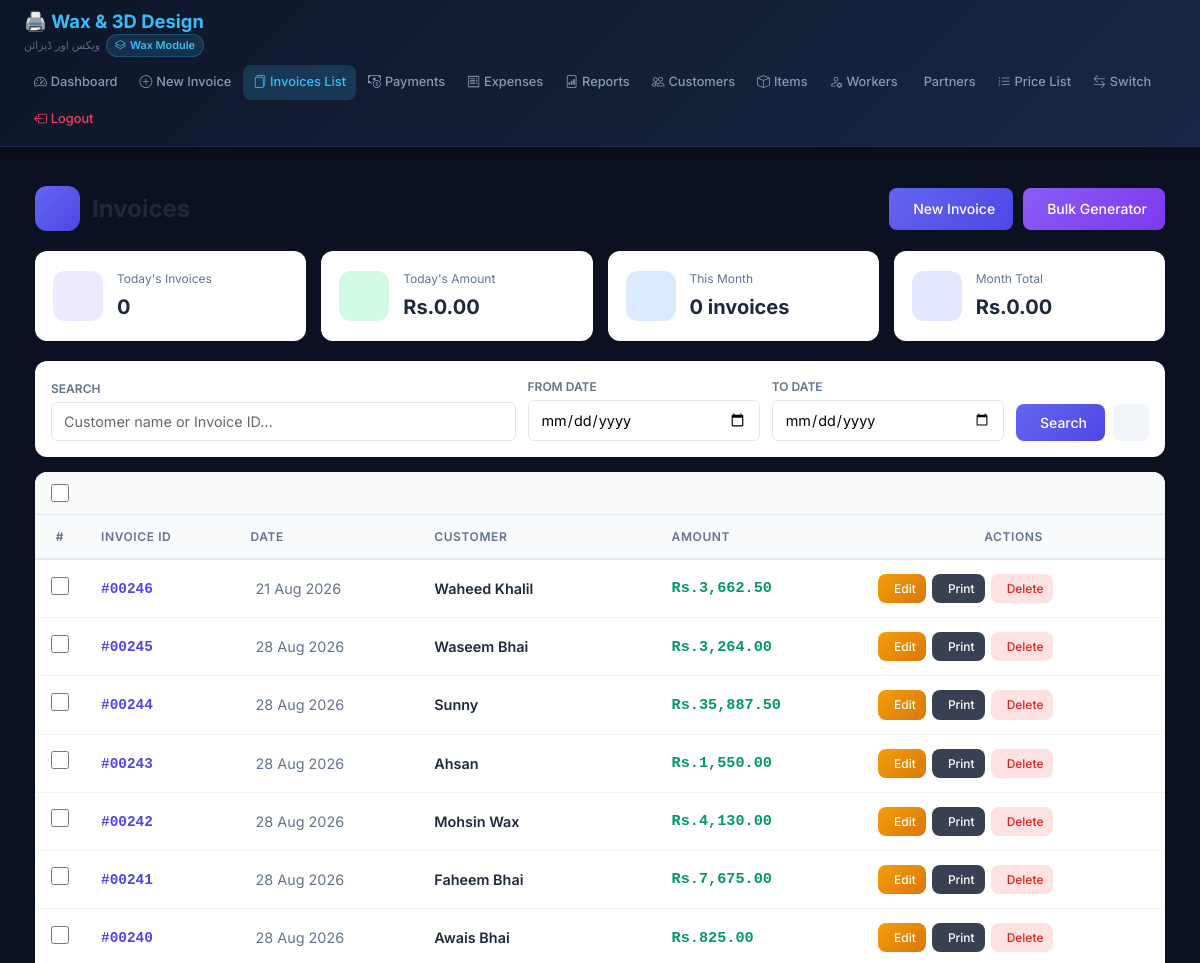
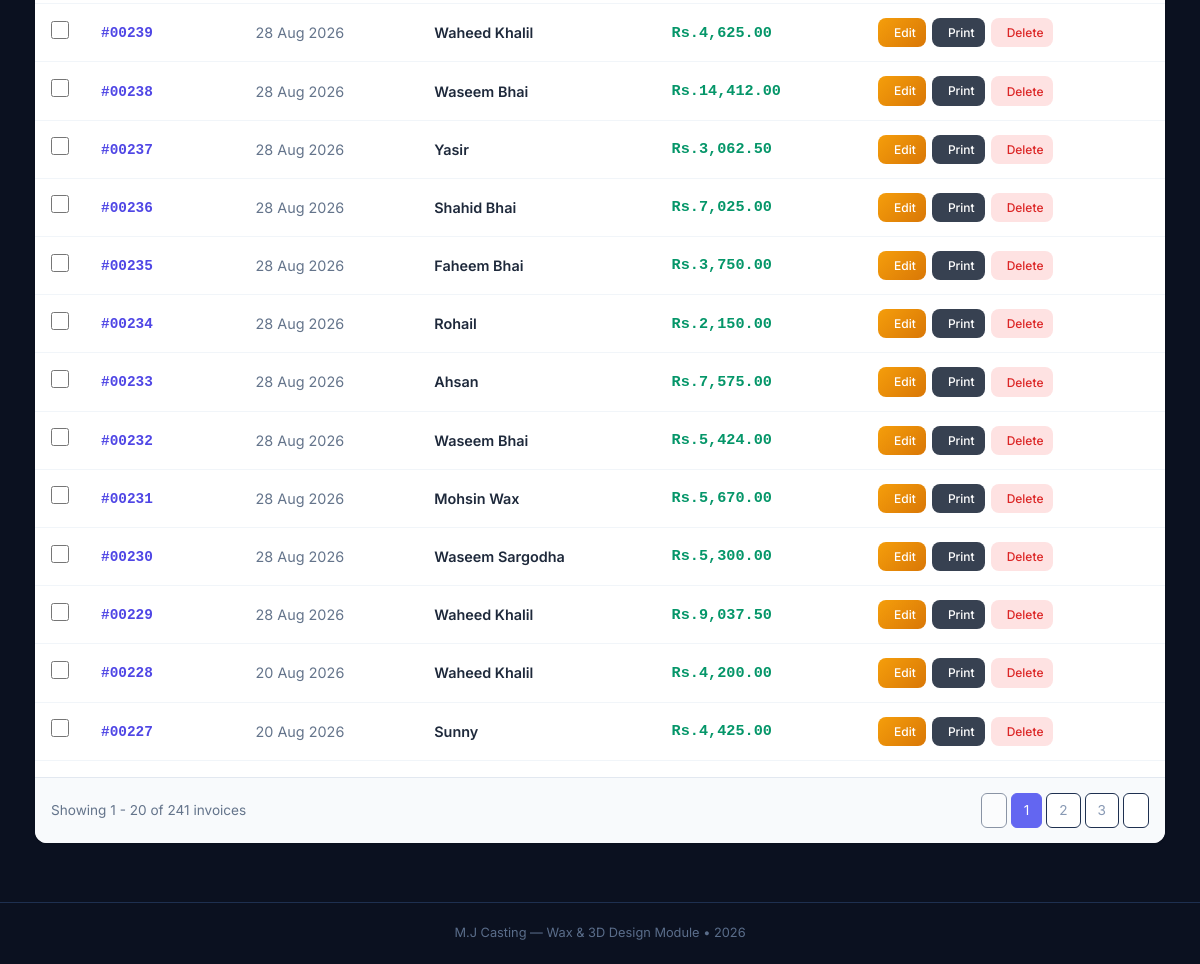
Page /wax/invoices.php (signed in) on the committed database (2 pictures, top to bottom).
### tables this page shows
CREATE TABLE `wax_invoices` (
  `id` int(11) NOT NULL,
  `customer_id` int(11) NOT NULL,
  `invoice_date` date NOT NULL,
  `total_amount` decimal(12,2) NOT NULL DEFAULT 0.00,
  `editable_flag` tinyint(1) DEFAULT 1,
  `created_by` int(11) DEFAULT 1,
  `created_at` timestamp NOT NULL DEFAULT current_timestamp()
);

CREATE TABLE `wax_customers` (
  `id` int(11) NOT NULL,
  `name` varchar(100) NOT NULL,
  `contact` varchar(50) DEFAULT NULL,
  `address` text DEFAULT NULL,
  `opening_balance` decimal(10,2) DEFAULT 0.00,
  `billing_style` enum('weekly','monthly','cash') DEFAULT 'cash',
  `active` tinyint(1) DEFAULT 1,
  `created_at` timestamp NOT NULL DEFAULT current_timestamp()
);

### wax/invoices.php (the view, shortened to what this page needs)
<?php
$pdo = getDB();
$search = $_GET['search'] ?? '';
$dateFrom = $_GET['date_from'] ?? '';
$dateTo = $_GET['date_to'] ?? '';
$page = max(1, intval($_GET['page'] ?? 1));
$limit = 20;
$offset = ($page - 1) * $limit;
$where = "WHERE 1=1";
$params = [];
$stmtCount = $pdo->prepare("SELECT COUNT(*) as total_count, COALESCE(SUM(total_amount), 0) as total_amount FROM wax_invoices i JOIN wax_customers c ON i.customer_id = c.id $where");
$stmtCount->execute($params);
$countResult = $stmtCount->fetch(PDO::FETCH_ASSOC);
$total_rows = intval($countResult['total_count'] ?? 0);
$total_pages = max(1, ceil($total_rows / $limit));
$sql = "
    SELECT i.*, c.name as customer_name
    FROM wax_invoices i
    JOIN wax_customers c ON i.customer_id = c.id
    $where
    ORDER BY i.id DESC
    LIMIT $limit OFFSET $offset
";
$stmt = $pdo->prepare($sql);
$stmt->execute($params);
$invoices = $stmt->fetchAll(PDO::FETCH_ASSOC);
$todayStmt = $pdo->query("SELECT COUNT(*) as today_count, COALESCE(SUM(total_amount), 0) as today_amount FROM wax_invoices WHERE invoice_date = CURDATE()");
$todayStats = $todayStmt->fetch(PDO::FETCH_ASSOC);
$todayCount = intval($todayStats['today_count'] ?? 0);
$todayAmount = floatval($todayStats['today_amount'] ?? 0);
$monthStmt = $pdo->query("SELECT COUNT(*) as month_count, COALESCE(SUM(total_amount), 0) as month_amount FROM wax_invoices WHERE MONTH(invoice_date) = MONTH(CURDATE()) AND YEAR(invoice_date) = YEAR(CURDATE())");
$monthStats = $monthStmt->fetch(PDO::FETCH_ASSOC);
$monthCount = intval($monthStats['month_count'] ?? 0);
$monthAmount = floatval($monthStats['month_amount'] ?? 0);
include __DIR__ . '/templates/header.php';
?>
<div class="invoices-page">
    <div class="page-header">
        <div class="page-title">
            <div class="icon"><i class="fas fa-file-invoice"></i></div>
            <h1>Invoices</h1>
        </div>
        <div class="header-actions">
            <a href="invoice_create.php" class="btn btn-primary">
                <i class="fas fa-plus"></i> New Invoice
            </a>
            <a href="bulk_invoice.php" class="btn btn-purple">
                <i class="fas fa-layer-group"></i> Bulk Generator
            </a>
        </div>
    </div>
    <div class="stats-row">
        <div class="stat-card">
            <div class="stat-icon purple"><i class="fas fa-file-invoice-dollar"></i></div>
            <div class="stat-info">
                <small>Today's Invoices</small>
                <strong><?= $todayCount ?></strong>
            </div>
        </div>
        <div class="stat-card">
            <div class="stat-icon green"><i class="fas fa-rupee-sign"></i></div>
            <div class="stat-info">
                <small>Today's Amount</small>
                <strong>Rs.<?= number_format($todayAmount, 2) ?></strong>
            </div>
        </div>
        <div class="stat-card">
            <div class="stat-icon blue"><i class="fas fa-calendar-alt"></i></div>
            <div class="stat-info">
                <small>This Month</small>
                <strong><?= $monthCount ?> invoices</strong>
            </div>
        </div>
        <div class="stat-card">
            <div class="stat-icon indigo"><i class="fas fa-chart-line"></i></div>
            <div class="stat-info">
                <small>Month Total</small>
                <strong>Rs.<?= number_format($monthAmount, 2) ?></strong>
            </div>
        </div>
    </div>
    <div class="filter-card">
        <form method="GET">
            <div class="filter-row">
                <div class="filter-group" style="flex: 2;">
                    <label><i class="fas fa-search"></i> Search</label>
                    <input type="text" name="search" class="filter-input"
                           placeholder="Customer name or Invoice ID..." value="<?= htmlspecialchars($search) ?>">
                </div>
                <div class="filter-group">
                    <label><i class="fas fa-calendar"></i> From Date</label>
                    <input type="date" name="date_from" class="filter-input" value="<?= htmlspecialchars($dateFrom) ?>">
                </div>
                <div class="filter-group">
                    <label><i class="fas fa-calendar"></i> To Date</label>
                    <input type="date" name="date_to" class="filter-input" value="<?= htmlspecialchars($dateTo) ?>">
                </div>
                <div class="filter-actions">
                    <button type="submit" class="btn btn-primary"><i class="fas fa-search"></i> Search</button>
                    <a href="invoices.php" class="btn btn-secondary"><i class="fas fa-times"></i></a>
                </div>
            </div>
        </form>
    </div>
    <form method="POST" id="bulkForm">
        <div class="table-card">
            <div class="table-header">
                <div class="table-header-left">
                    <input type="checkbox" class="custom-checkbox" id="selectAll" onclick="toggleAll(this)">
                </div>
            </div>
            <div class="table-scroll">
                <table>
                    <thead>
                        <tr>
                            <th class="checkbox-cell">#</th>
                            <th>Invoice ID</th>
                            <th>Date</th>
                            <th>Customer</th>
                            <th>Amount</th>
                            <th style="text-align: center;">Actions</th>
                        </tr>
                    </thead>
                    <tbody>
                        <?php if (empty($invoices)): ?>
                            <tr>
                                <td colspan="6">
                                    <div class="empty-state">
                                        <i class="fas fa-file-invoice"></i>
                                        <p>No invoices found</p>
                                    </div>
                                </td>
                            </tr>
                        <?php else: ?>
                            <?php foreach ($invoices as $inv): ?>
                                <tr data-id="<?= $inv['id'] ?>">
                                    <td class="checkbox-cell">
                                        <input type="checkbox" name="bulk_delete_ids[]" value="<?= $inv['id'] ?>"
                                               class="row-checkbox custom-checkbox" onchange="updateSelection()">
                                    </td>
                                    <td data-label="Invoice ID">
                                        <span class="invoice-id">#<?= str_pad($inv['id'], 5, '0', STR_PAD_LEFT) ?></span>
                                    </td>
                                    <td class="date-cell" data-label="Date">
                                        <?= date('d M Y', strtotime($inv['invoice_date'])) ?>
                                    </td>
                                    <td data-label="Customer">
                                        <span class="customer-name"><?= htmlspecialchars($inv['customer_name']) ?></span>
                                    </td>
                                    <td class="amount-cell" data-label="Amount">
                                        Rs.<?= number_format(floatval($inv['total_amount']), 2) ?>
                                    </td>
                                    <td data-label="Actions">
                                        <div class="action-btns">
                                            <a href="invoice_edit.php?id=<?= $inv['id'] ?>" class="btn btn-warning btn-xs" title="Edit">
                                                <i class="fas fa-edit"></i> Edit
                                            </a>
                                            <a href="invoice_print.php?id=<?= $inv['id'] ?>" target="_blank" class="btn btn-dark btn-xs" title="Print">
                                                <i class="fas fa-print"></i> Print
                                            </a>
                                            <button type="button" class="btn btn-danger btn-xs" onclick="deleteSingle(<?= $inv['id'] ?>)" title="Delete">
                                                <i class="fas fa-trash"></i> Delete
                                            </button>
                                        </div>
                                    </td>
                                </tr>
                            <?php endforeach; ?>
                        <?php endif; ?>
                    </tbody>
                </table>
            </div>
            <?php if ($total_pages > 1): ?>
                <div class="pagination">
                    <div class="pagination-info">
                        Showing <?= $offset + 1 ?> - <?= min($offset + $limit, $total_rows) ?> of <?= $total_rows ?> invoices
                    </div>
                    <div class="pagination-links">
                        <?php
                        $queryParams = http_build_query(array_filter([
                            'search' => $search,
                            'date_from' => $dateFrom,
                            'date_to' => $dateTo
                        ]));
                        ?>
                        <a href="?page=<?= max(1, $page - 1) ?>&<?= $queryParams ?>"
                           class="page-link <?= $page <= 1 ? 'disabled' : '' ?>">
                        </a>
                        <?php for ($i = max(1, $page - 2); $i <= min($total_pages, $page + 2); $i++): ?>
                            <a href="?page=<?= $i ?>&<?= $queryParams ?>"
                               class="page-link <?= $i == $page ? 'active' : '' ?>"><?= $i ?></a>
                        <?php endfor; ?>
                        <a href="?page=<?= min($total_pages, $page + 1) ?>&<?= $queryParams ?>"
                           class="page-link <?= $page >= $total_pages ? 'disabled' : '' ?>">
                        </a>
                    </div>
                </div>
            <?php endif; ?>
        </div>
    </form>
</div>
<?php include __DIR__ . '/templates/footer.php'; ?>

### wax/templates/header.php (style rules this page uses)
*, *::before, *::after { box-sizing: border-box; margin: 0; padding: 0; }
:root { --primary: #38bdf8; --primary-dark: #0284c7; --success: #10b981; --danger: #f43f5e; --warning: #f59e0b; --border: #1e3050; --bg-card: #131c31; --bg-body: #0b1120; --text-primary: #e8edf5; --text-secondary: #8899b4; --text-muted: #5a6d8a; --shadow: 0 2px 8px rgba(0,0,0,0.3); }
html, body { width: 100%; min-height: 100vh; font-family: 'Inter', -apple-system, sans-serif; background: var(--bg-body); color: var(--text-primary); line-height: 1.6; }
label { display: block; margin-bottom: 6px; font-weight: 500; font-size: 0.85rem; color: var(--text-secondary); }
input, select, textarea { width: 100%; padding: 10px 14px; border: 1px solid var(--border); border-radius: 8px; font-size: 0.9rem; background: #fff; color: #000; font-family: 'Inter', sans-serif; transition: border-color 0.2s; }
input::placeholder, textarea::placeholder { color: #666; opacity: 1; }
table { width: 100%; border-collapse: collapse; }
th, td { padding: 10px 12px; text-align: left; border-bottom: 1px solid var(--border); font-size: 0.88rem; }
th { background: #1a2744; color: var(--text-secondary); font-weight: 600; font-size: 0.78rem; text-transform: uppercase; letter-spacing: 0.05em; }
.btn { display: inline-flex; align-items: center; gap: 5px; padding: 9px 18px; border-radius: 8px; font-size: 0.85rem; font-weight: 600; text-decoration: none; border: none; cursor: pointer; transition: all 0.2s; font-family: 'Inter', sans-serif; }
.btn-primary { background: var(--primary); color: #000; }
.btn-danger { background: var(--danger); color: #fff; }
.btn-warning { background: var(--warning); color: #000; }
.btn-secondary { background: #1a2744; color: var(--text-primary); border: 1px solid var(--border); }
.pagination { display: flex; gap: 4px; justify-content: center; margin-top: 16px; }
.pagination a { padding: 6px 12px; border: 1px solid var(--border); border-radius: 6px; text-decoration: none; color: var(--text-secondary); font-size: 0.85rem; transition: all 0.2s; }
.pagination .active { background: var(--primary); color: #000; border-color: var(--primary); }

### rows in the picture
wax_invoices: id "00246", invoice_date "21 Aug 2026", customer.name "Waheed Khalil", total_amount "3,662.50"
wax_invoices: id "00245", invoice_date "28 Aug 2026", customer.name "Waseem Bhai", total_amount "3,264.00"
wax_invoices: id "00244", invoice_date "28 Aug 2026", customer.name "Sunny", total_amount "35,887.50"
wax_invoices: id "00243", invoice_date "28 Aug 2026", customer.name "Ahsan", total_amount "1,550.00"
wax_invoices: id "00242", invoice_date "28 Aug 2026", customer.name "Mohsin Wax", total_amount "4,130.00"
wax_invoices: id "00241", invoice_date "28 Aug 2026", customer.name "Faheem Bhai", total_amount "7,675.00"
wax_invoices: id "00240", invoice_date "28 Aug 2026", customer.name "Awais Bhai", total_amount "825.00"
wax_invoices: id "00239", invoice_date "28 Aug 2026", customer.name "Waheed Khalil", total_amount "4,625.00"
wax_invoices: id "00238", invoice_date "28 Aug 2026", customer.name "Waseem Bhai", total_amount "14,412.00"
wax_invoices: id "00237", invoice_date "28 Aug 2026", customer.name "Yasir", total_amount "3,062.50"
wax_invoices: id "00236", invoice_date "28 Aug 2026", customer.name "Shahid Bhai", total_amount "7,025.00"
wax_invoices: id "00235", invoice_date "28 Aug 2026", customer.name "Faheem Bhai", total_amount "3,750.00"
wax_invoices: id "00234", invoice_date "28 Aug 2026", customer.name "Rohail", total_amount "2,150.00"
wax_invoices: id "00233", invoice_date "28 Aug 2026", customer.name "Ahsan", total_amount "7,575.00"
wax_invoices: id "00232", invoice_date "28 Aug 2026", customer.name "Waseem Bhai", total_amount "5,424.00"
wax_invoices: id "00231", invoice_date "28 Aug 2026", customer.name "Mohsin Wax", total_amount "5,670.00"
wax_invoices: id "00230", invoice_date "28 Aug 2026", customer.name "Waseem Sargodha", total_amount "5,300.00"
wax_invoices: id "00229", invoice_date "28 Aug 2026", customer.name "Waheed Khalil", total_amount "9,037.50"
wax_invoices: id "00228", invoice_date "20 Aug 2026", customer.name "Waheed Khalil", total_amount "4,200.00"
wax_invoices: id "00227", invoice_date "20 Aug 2026", customer.name "Sunny", total_amount "4,425.00"

### other values in the picture
$todayCount "0"
$todayAmount "0.00"
$monthCount "0"
$monthAmount "0.00"
$offset + 1 "1"
min($offset + $limit, $total_rows) "20"
$total_rows "241"
